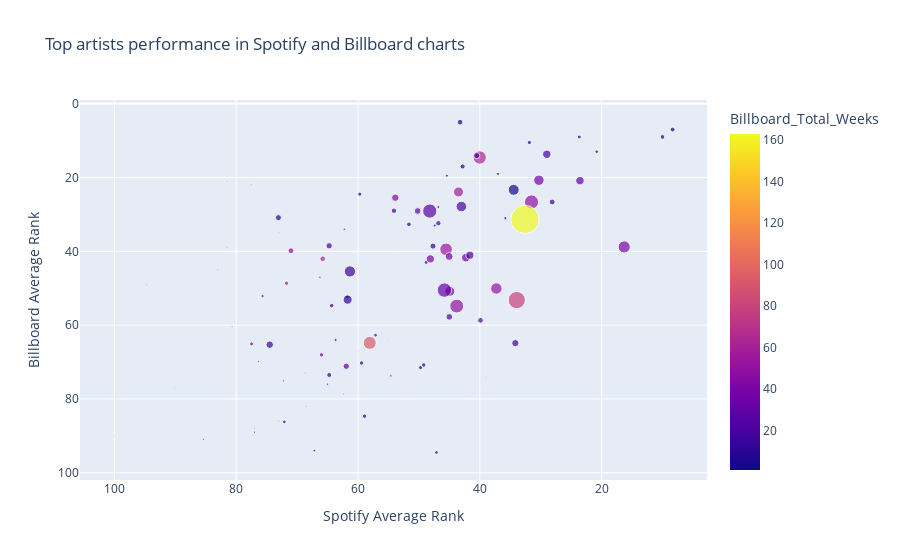

Write notebook code for a chart like this one.
### Markdown cell above
<div class="alert-info">
    <h3><strong>B) Create an Interactive Scatter Plot Using Plotly: Top artists' performance in Spotify and Billboard charts</strong></h3>
</div>

### Code cell
import plotly.express as px

# Ensure you have Plotly Express installed: pip install plotly
# Create the scatter plot
fig = px.scatter(
    combined_df.reset_index(),  # Reset the index to turn the 'artist' index into a column
    x='Spotify_Avg_Rank', 
    y='Billboard_Avg_Rank', 
    size='Spotify_Total_Streams',  # Size of the bubbles
    color='Billboard_Total_Weeks',  # Color of bubbles can represent another dimension, like total weeks
    hover_name='artist',  # Shows the artist name when hovering over the point
    title='Top artists performance in Spotify and Billboard charts'
)

# Update the layout of the plot for better readability
fig.update_layout(
    xaxis_title='Spotify Average Rank',
    yaxis_title='Billboard Average Rank',
    xaxis_autorange='reversed',  # Reverses the X-axis
    yaxis_autorange='reversed',  # Reverses the Y-axis
)

# Show the plot
fig.show()

### Figure 1 — Plotly figure (JSON) as saved in the notebook; plotly's stock layout.template omitted (floating-point values rounded to 4 significant figures)
{"data": [{"hovertemplate": "<b>%{hovertext}</b><br><br>Spotify_Avg_Rank=%{x}<br>Billboard_Avg_Rank=%{y}<br>Spotify_Total_Streams=%{marker.size}<br>Billboard_Total_Weeks=%{marker.color}<extra></extra>", "hovertext": ["AJR", "Adele", "Andy Williams", "Ariana Grande", "BTS", "Bad Bunny", "Bella Poarch", "Billie Eilish", "Bing Crosby", "Bobby Helms", "Brenda Lee", "Burl Ives", "CJ", "CKay", "Camila Cabello", "Cardi B", "Chris Stapleton", "Chuck Berry", "Cico P", "City Girls", "Clinton Kane", "Coldplay", "DMX", "DaBaby", "Dan + Shay", "Darlene Love", "Dean Martin", "Demi Lovato", "Doja Cat", "Don Toliver", "Donny Hathaway", "Drake", "Dua Lipa", "Duncan Laurence", "Eagles", "Ed Sheeran", "Elvis Presley", "Erica Banks", "Farruko", "Gabby Barrett", "Gene Autry", "Giveon", "Glass Animals", "Halsey", "Harry Styles", "Ivan Cornejo", "J. Cole", "Jack Harlow", "Justin Bieber", "Kali Uchis", "Kanye West", "Kelly Clarkson", "Kevin Gates", "Kid Cudi", "Lewis Capaldi", "Lil Baby", "Lil Durk", "Lil Nas X", "Lil Tecca", "Lorde", "Luke Combs", "Machine Gun Kelly", "Mariah Carey", "Masked Wolf", "Meek Mill", "Megan Thee Stallion", "Migos", "Miley Cyrus", "Moneybagg Yo", "Mooski", "Morgan Wallen", "NF", "NLE Choppa", "Nat King Cole", "Nessa Barrett", "Nicki Minaj", "Oliver Tree", "Olivia Rodrigo", "Paul McCartney", "Perry Como", "Playboi Carti", "Polo G", "Pop Smoke", "Post Malone", "Rauw Alejandro", "Ritt Momney", "Rod Wave", "Roddy Ricch", "SZA", "Sabrina Carpenter", "Shawn Mendes", "Sleepy Hallow", "Sueco", "Tai Verdes", "Tate McRae", "Taylor Swift", "The Beach Boys", "The Kid LAROI", "The Ronettes", "The Weeknd", "Tyler, The Creator", "Walker Hayes", "Wham!", "Young Thug", "YoungBoy Never Broke Again", "Zac Brown Band"], "legendgroup": "", "marker": {"color": [26, 3, 3, 57, 43, 21, 12, 55, 2, 2, 2, 2, 16, 6, 9, 20, 35, 2, 2, 9, 2, 2, 3, 28, 36, 1, 2, 2, 79, 1, 1, 52, 49, 24, 1, 36, 1, 13, 14, 24, 2, 37, 41, 1, 14, 4, 16, 12, 40, 25, 50, 2, 5, 1, 8, 24, 19, 49, 2, 1, 63, 1, 2, 28, 5, 36, 17, 3, 56, 20, 93, 2, 1, 3, 1, 2, 2, 163, 1, 1, 3, 27, 30, 10, 20, 16, 45, 20, 20, 3, 1, 15, 2, 17, 21, 32, 1, 42, 1, 64, 5, 19, 1, 1, 29, 6], "coloraxis": "coloraxis", "size": [39072308, 224204356, 49303947, 186481220, 103011852, 81915638, 34075426, 296941307, 5504776, 41008958, 44756015, 32281560, 66924600, 28726851, 9177048, 131768968, 1963963, 17353757, 14424603, 2541422, 9013514, 2845188, 11687168, 75180460, 6341528, 18786890, 31202845, 2002430, 554120031, 4961497, 5304119, 241972842, 65493117, 28437521, 5176051, 202708267, 16754194, 6555170, 71680296, 3869426, 5298973, 135772591, 275757590, 3116230, 105386203, 12369768, 234728368, 37833996, 187210452, 121876951, 359233898, 19222949, 25196030, 7034562, 69186063, 55444671, 2533505, 372582540, 46332349, 17640238, 60253125, 2795875, 60232812, 133828571, 2212606, 114344896, 26255667, 2113064, 35043689, 5826052, 314664179, 7095844, 1939465, 40983965, 4291107, 2559947, 25366349, 1482719922, 16647608, 5411610, 35629048, 377165873, 85296641, 153510863, 60132907, 19897982, 37164816, 75827334, 207986754, 7696316, 6763801, 99120217, 10248777, 38770364, 55579501, 386295596, 11915149, 128552160, 23925573, 329708296, 36989571, 71770524, 29267015, 2353323, 2517194, 2373319], "sizemode": "area", "sizeref": 3707000.0, "symbol": "circle"}, "mode": "markers", "name": "", "orientation": "v", "showlegend": false, "type": "scatter", "x": [61.75, 34.43, 42.82, 43.49, 53.88, 45, 49.73, 45.54, 73, 10, 8.333, 31.86, 28.12, 48.8, 72.25, 29, 93, 45.4, 67.17, 65, 77, 39, 62.25, 61.93, 80.67, 37, 59.7, 90, 33.92, 68.5, 81.5, 37.28, 71, 77.46, 83, 30.29, 47.4, 76.33, 47.68, 93, 81.5, 42.29, 16.29, 55, 74.49, 54.6, 61.32, 59.4, 44.93, 41.62, 43.79, 35.8, 72.09, 73, 73.06, 46.8, 53, 31.51, 64.72, 63.67, 65.79, 42, 43.23, 23.55, 60, 45.03, 57.11, 87, 71.73, 94.67, 58.07, 68.67, 100, 51.64, 77, 60, 47.11, 32.58, 46.8, 77.5, 58.92, 48.22, 50.2, 61.7, 39.88, 75.67, 66, 64.73, 43.02, 62.33, 85.33, 34.16, 65, 64.31, 54.1, 45.81, 66.25, 48.12, 20.8, 40.01, 49.2, 40.5, 23.67, 68, 55, 71], "xaxis": "x", "y": [52.23, 23.33, 17, 23.91, 25.47, 57.76, 71.5, 39.45, 35, 9, 7, 10.5, 26.62, 43, 75.11, 13.7, 56.6, 19.5, 94, 85.67, 89, 74, 34, 71.14, 60.39, 19, 24.5, 77, 53.2, 82, 39, 50.06, 39.84, 65.08, 45, 20.72, 33, 69.85, 38.57, 48, 21, 41.7, 38.8, 64, 65.29, 73.75, 45.44, 70.25, 50.83, 41.04, 54.84, 31, 86.2, 86, 30.88, 32.38, 79.47, 26.61, 73.5, 64, 42.02, 79, 5, 20.86, 67.4, 41.39, 62.71, 83.33, 48.64, 49.1, 64.8, 73, 90, 32.67, 88, 67, 94.5, 31.33, 28, 22, 84.67, 29.07, 29.07, 53.1, 58.7, 52.12, 68.04, 38.5, 27.85, 78.67, 91, 64.87, 76, 54.71, 29, 50.5, 47, 42.05, 13, 14.56, 70.8, 14.05, 9, 96, 74.21, 73.67], "yaxis": "y"}], "layout": {"autosize": true, "coloraxis": {"colorbar": {"title": {"text": "Billboard_Total_Weeks"}}, "colorscale": [[0, "#0d0887"], [0.1111, "#46039f"], [0.2222, "#7201a8"], [0.3333, "#9c179e"], [0.4444, "#bd3786"], [0.5556, "#d8576b"], [0.6667, "#ed7953"], [0.7778, "#fb9f3a"], [0.8889, "#fdca26"], [1, "#f0f921"]]}, "legend": {"itemsizing": "constant", "tracegroupgap": 0}, "title": {"text": "Top artists performance in Spotify and Billboard charts"}, "xaxis": {"anchor": "y", "autorange": true, "domain": [0, 1], "range": [105.5, 2.797], "title": {"text": "Spotify Average Rank"}, "type": "linear"}, "yaxis": {"anchor": "x", "autorange": true, "domain": [0, 1], "range": [103.0, -2.117], "title": {"text": "Billboard Average Rank"}, "type": "linear"}}}
